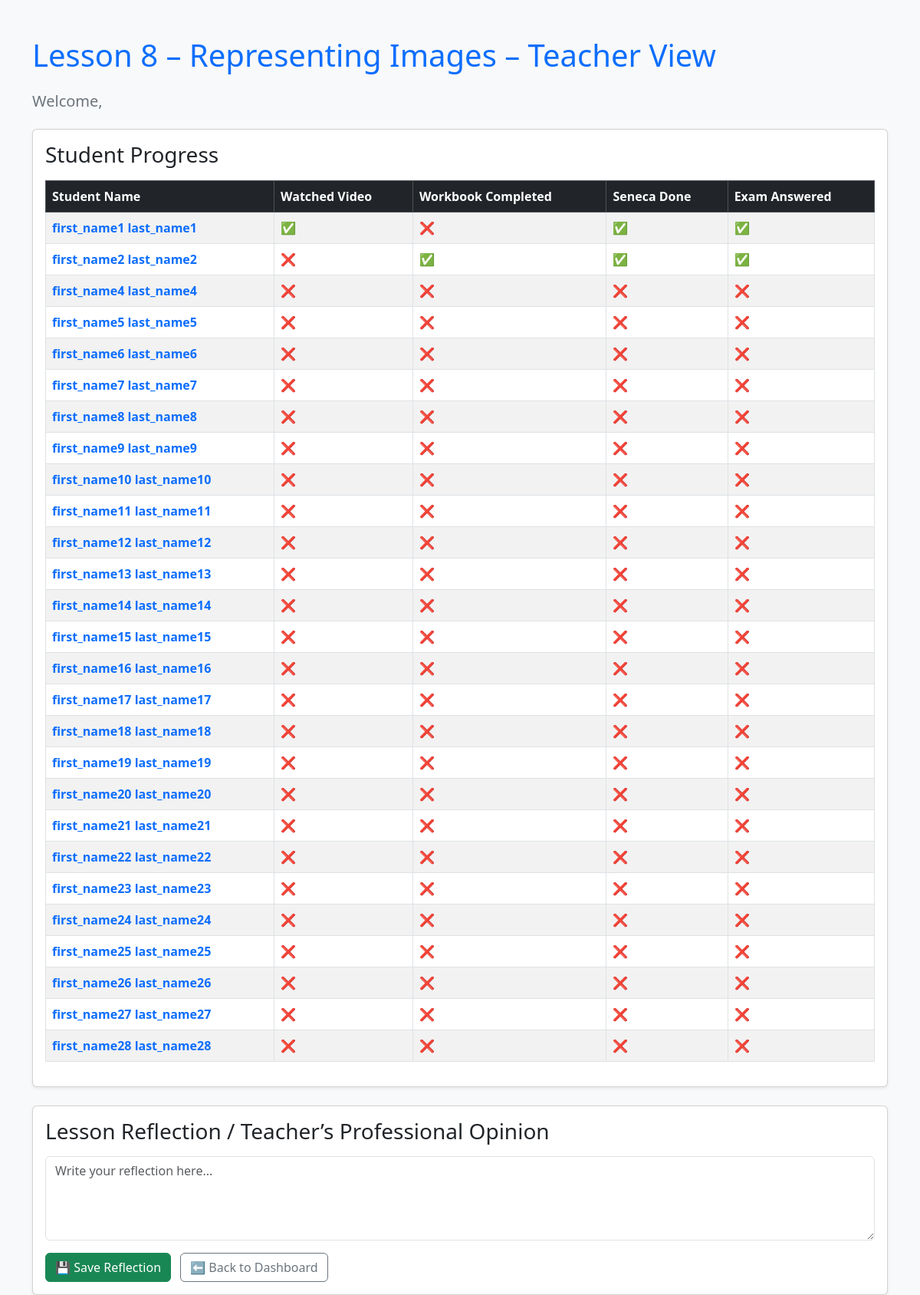
The page /teacher/lesson/8 on the database its author committed.
### tables this page shows
CREATE TABLE lessons (
    id INTEGER PRIMARY KEY AUTOINCREMENT,
    title TEXT NOT NULL
);

CREATE TABLE users (
    id INTEGER PRIMARY KEY AUTOINCREMENT,
    first_name TEXT NOT NULL,
    last_name TEXT NOT NULL,
    username TEXT UNIQUE NOT NULL,
    password TEXT NOT NULL,
    role TEXT NOT NULL CHECK(role IN ('student', 'teacher'))
);

CREATE TABLE "progress" (
    id INTEGER PRIMARY KEY AUTOINCREMENT,
    student_id INTEGER,
    lesson_id INTEGER,
    watched_video INTEGER DEFAULT 0,
    workbook_done INTEGER DEFAULT 0,
    interactive_done INTEGER DEFAULT 0,
    exam_answer TEXT,
    mark_video INTEGER,
    mark_workbook INTEGER,
    mark_interactive INTEGER,
    mark_exam INTEGER,
    workbook_answers TEXT,
    t1q1 TEXT, t1q2 TEXT, t1q3 TEXT, t1q4 TEXT, t1q5 TEXT, t1q6 TEXT,
    t2q1 TEXT, t2q2 TEXT, t2q3 TEXT,
    t3q1 TEXT, t3q2 TEXT, t3q3 TEXT,
    t4q1 TEXT,
    FOREIGN KEY (student_id) REFERENCES users (id),
    FOREIGN KEY (lesson_id) REFERENCES lessons (id)
);

### app.py (the view)
@app.route('/teacher/lesson/<int:lesson_id>', methods=['GET', 'POST'])
def teacher_lesson_view(lesson_id):
    conn = get_db_connection()
    lesson = conn.execute('SELECT * FROM lessons WHERE id = ?', (lesson_id,)).fetchone()
    students = conn.execute('SELECT * FROM users WHERE role = "student"').fetchall()
    progress_records = conn.execute(
        'SELECT * FROM progress WHERE lesson_id = ?',
        (lesson_id,)
    ).fetchall()
    conn.close()
    progress_data = {p['student_id']: p for p in progress_records}
    return render_template(
        'teacher_lesson.html',
        lesson=lesson,
        students=students,
        progress_data=progress_data
    )

### app.py (called while the page is built)
def get_db_connection():
    conn = sqlite3.connect('database.db')
    conn.row_factory = sqlite3.Row  # lets us access columns by name
    return conn

### templates/teacher_lesson.html (shortened to what this page needs)
<!DOCTYPE html>
<html lang="en">
<head>
    <link href="https://cdn.jsdelivr.net/npm/bootstrap@5.3.3/dist/css/bootstrap.min.css" rel="stylesheet">
</head>
<body class="bg-light">
    <div class="container mt-5">
        <h1 class="text-primary mb-4">{{ lesson['title'] }} – Teacher View</h1>
        <h5 class="text-secondary mb-4">Welcome, {{ user }}</h5>
        <div class="card shadow-sm mb-4">
            <div class="card-body">
                <h3 class="card-title">Student Progress</h3>
                <table class="table table-bordered table-striped mt-3 align-middle">
                    <thead class="table-dark">
                        <tr>
                            <th>Student Name</th>
                            <th>Watched Video</th>
                            <th>Workbook Completed</th>
                            <th>Seneca Done</th>
                            <th>Exam Answered</th>
                        </tr>
                    </thead>
                    <tbody>
                        {% for s in students %}
                        <tr>
                            <td>
                                <a href="{{ url_for('teacher_mark_student', lesson_id=lesson['id'], student_id=s['id']) }}"
                                   class="text-decoration-none fw-semibold">
                                    {{ s['first_name'] }} {{ s['last_name'] }}
                                </a>
                            </td>
                            <td>{{ '✅' if progress_data.get(s['id']) and progress_data[s['id']]['watched_video'] == 1 else '❌' }}</td>
                            <td>{{ '✅' if progress_data.get(s['id']) and progress_data[s['id']]['workbook_done'] == 1 else '❌' }}</td>
                            <td>{{ '✅' if progress_data.get(s['id']) and progress_data[s['id']]['interactive_done'] == 1 else '❌' }}</td>
                            <td>{{ '✅' if progress_data.get(s['id']) and progress_data[s['id']]['exam_answer'] and progress_data[s['id']]['exam_answer']|trim != '' else '❌' }}</td>
                        </tr>
                        {% endfor %}
                    </tbody>
                </table>
            </div>
        </div>
        <div class="card shadow-sm">
            <div class="card-body">
                <h3 class="card-title mb-3">Lesson Reflection / Teacher’s Professional Opinion</h3>
                <form method="POST">
                    <div class="mb-3">
                        <textarea name="lesson_opinion" rows="4" class="form-control" placeholder="Write your reflection here...">{{ lesson_opinion }}</textarea>
                    </div>
                    <button type="submit" class="btn btn-success">💾 Save Reflection</button>
                    <a href="{{ url_for('teacher_dashboard') }}" class="btn btn-outline-secondary ms-2">⬅ Back to Dashboard</a>
                </form>
            </div>
        </div>
    </div>
</body>
</html>

### rows shown on the page
lessons: title "Lesson 8 – Representing Images"
users: first_name "first_name1", last_name "last_name1"
progress: watched_video "✅", workbook_done "❌", interactive_done "✅", exam_answer "✅"
users: first_name "first_name2", last_name "last_name2"
progress: watched_video "❌", workbook_done "✅", interactive_done "✅", exam_answer "✅"
users: first_name "first_name4", last_name "last_name4", id "❌"
users: first_name "first_name5", last_name "last_name5", id "❌"
users: first_name "first_name6", last_name "last_name6", id "❌"
users: first_name "first_name7", last_name "last_name7", id "❌"
users: first_name "first_name8", last_name "last_name8", id "❌"
users: first_name "first_name9", last_name "last_name9", id "❌"
users: first_name "first_name10", last_name "last_name10", id "❌"
users: first_name "first_name11", last_name "last_name11", id "❌"
users: first_name "first_name12", last_name "last_name12", id "❌"
users: first_name "first_name13", last_name "last_name13", id "❌"
users: first_name "first_name14", last_name "last_name14", id "❌"
users: first_name "first_name15", last_name "last_name15", id "❌"
users: first_name "first_name16", last_name "last_name16", id "❌"
users: first_name "first_name17", last_name "last_name17", id "❌"
users: first_name "first_name18", last_name "last_name18", id "❌"
users: first_name "first_name19", last_name "last_name19", id "❌"
users: first_name "first_name20", last_name "last_name20", id "❌"
users: first_name "first_name21", last_name "last_name21", id "❌"
users: first_name "first_name22", last_name "last_name22", id "❌"
users: first_name "first_name23", last_name "last_name23", id "❌"
users: first_name "first_name24", last_name "last_name24", id "❌"
users: first_name "first_name25", last_name "last_name25", id "❌"
users: first_name "first_name26", last_name "last_name26", id "❌"
users: first_name "first_name27", last_name "last_name27", id "❌"
users: first_name "first_name28", last_name "last_name28", id "❌"
